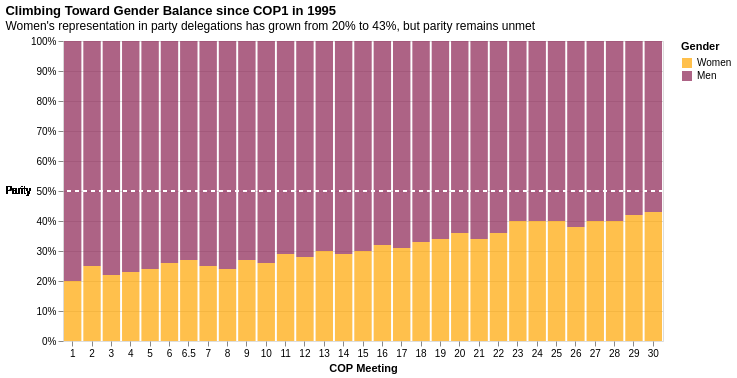

Source (Vega-Lite JSON):
### Vega-Lite specification from a JSON file in a GitHub repository (floating-point values rounded to 4 significant figures)
{"$schema": "https://vega.github.io/schema/vega-lite/v6.json", "width": 600, "title": {"text": "Climbing Toward Gender Balance since COP1 in 1995", "subtitle": "Women's representation in party delegations has grown from 20% to 43%, but parity remains unmet", "anchor": "start"}, "data": {"values": [{"COP": 1, "Gender": "Women", "Percentage": 20}, {"COP": 1, "Gender": "Men", "Percentage": 80}, {"COP": 2, "Gender": "Women", "Percentage": 25}, {"COP": 2, "Gender": "Men", "Percentage": 75}, {"COP": 3, "Gender": "Women", "Percentage": 22}, {"COP": 3, "Gender": "Men", "Percentage": 78}, {"COP": 4, "Gender": "Women", "Percentage": 23}, {"COP": 4, "Gender": "Men", "Percentage": 77}, {"COP": 5, "Gender": "Women", "Percentage": 24}, {"COP": 5, "Gender": "Men", "Percentage": 76}, {"COP": 6, "Gender": "Women", "Percentage": 26}, {"COP": 6, "Gender": "Men", "Percentage": 74}, {"COP": 6.5, "Gender": "Women", "Percentage": 27}, {"COP": 6.5, "Gender": "Men", "Percentage": 73}, {"COP": 7, "Gender": "Women", "Percentage": 25}, {"COP": 7, "Gender": "Men", "Percentage": 75}, {"COP": 8, "Gender": "Women", "Percentage": 24}, {"COP": 8, "Gender": "Men", "Percentage": 76}, {"COP": 9, "Gender": "Women", "Percentage": 27}, {"COP": 9, "Gender": "Men", "Percentage": 73}, {"COP": 10, "Gender": "Women", "Percentage": 26}, {"COP": 10, "Gender": "Men", "Percentage": 74}, {"COP": 11, "Gender": "Women", "Percentage": 29}, {"COP": 11, "Gender": "Men", "Percentage": 71}, {"COP": 12, "Gender": "Women", "Percentage": 28}, {"COP": 12, "Gender": "Men", "Percentage": 72}, {"COP": 13, "Gender": "Women", "Percentage": 30}, {"COP": 13, "Gender": "Men", "Percentage": 70}, {"COP": 14, "Gender": "Women", "Percentage": 29}, {"COP": 14, "Gender": "Men", "Percentage": 71}, {"COP": 15, "Gender": "Women", "Percentage": 30}, {"COP": 15, "Gender": "Men", "Percentage": 70}, {"COP": 16, "Gender": "Women", "Percentage": 32}, {"COP": 16, "Gender": "Men", "Percentage": 68}, {"COP": 17, "Gender": "Women", "Percentage": 31}, {"COP": 17, "Gender": "Men", "Percentage": 69}, {"COP": 18, "Gender": "Women", "Percentage": 33}, {"COP": 18, "Gender": "Men", "Percentage": 67}, {"COP": 19, "Gender": "Women", "Percentage": 34}, {"COP": 19, "Gender": "Men", "Percentage": 66}, {"COP": 20, "Gender": "Women", "Percentage": 36}, {"COP": 20, "Gender": "Men", "Percentage": 64}, {"COP": 21, "Gender": "Women", "Percentage": 34}, {"COP": 21, "Gender": "Men", "Percentage": 66}, {"COP": 22, "Gender": "Women", "Percentage": 36}, {"COP": 22, "Gender": "Men", "Percentage": 64}, {"COP": 23, "Gender": "Women", "Percentage": 40}, {"COP": 23, "Gender": "Men", "Percentage": 60}, {"COP": 24, "Gender": "Women", "Percentage": 40}, {"COP": 24, "Gender": "Men", "Percentage": 60}, {"COP": 25, "Gender": "Women", "Percentage": 40}, {"COP": 25, "Gender": "Men", "Percentage": 60}, {"COP": 26, "Gender": "Women", "Percentage": 38}, {"COP": 26, "Gender": "Men", "Percentage": 62}, {"COP": 27, "Gender": "Women", "Percentage": 40}, {"COP": 27, "Gender": "Men", "Percentage": 60}, {"COP": 28, "Gender": "Women", "Percentage": 40}, {"COP": 28, "Gender": "Men", "Percentage": 60}, {"COP": 29, "Gender": "Women", "Percentage": 42}, {"COP": 29, "Gender": "Men", "Percentage": 58}, {"COP": 30, "Gender": "Women", "Percentage": 43}, {"COP": 30, "Gender": "Men", "Percentage": 57}]}, "layer": [{"mark": {"type": "bar", "opacity": 0.7}, "encoding": {"x": {"field": "COP", "type": "ordinal", "axis": {"title": "COP Meeting", "domain": false, "labelAngle": 0}}, "y": {"field": "Percentage", "type": "quantitative", "stack": "normalize", "axis": {"title": "", "domain": false, "format": "%"}}, "color": {"field": "Gender", "type": "nominal", "scale": {"domain": ["Women", "Men"], "range": ["#FFA500", "#8B2252"]}, "legend": {"orient": "right"}}, "order": {"field": "Gender", "sort": "descending"}}}, {"mark": {"type": "rule", "strokeDash": [4, 4], "color": "white", "strokeWidth": 2}, "encoding": {"y": {"datum": 0.5}}}, {"mark": {"type": "text", "align": "right", "dx": -32, "dy": 0, "fontSize": 10, "color": "black", "fontWeight": "lighter"}, "encoding": {"y": {"datum": 0.5}, "x": {"value": 0}, "text": {"value": "Parity"}}}], "config": {}}
